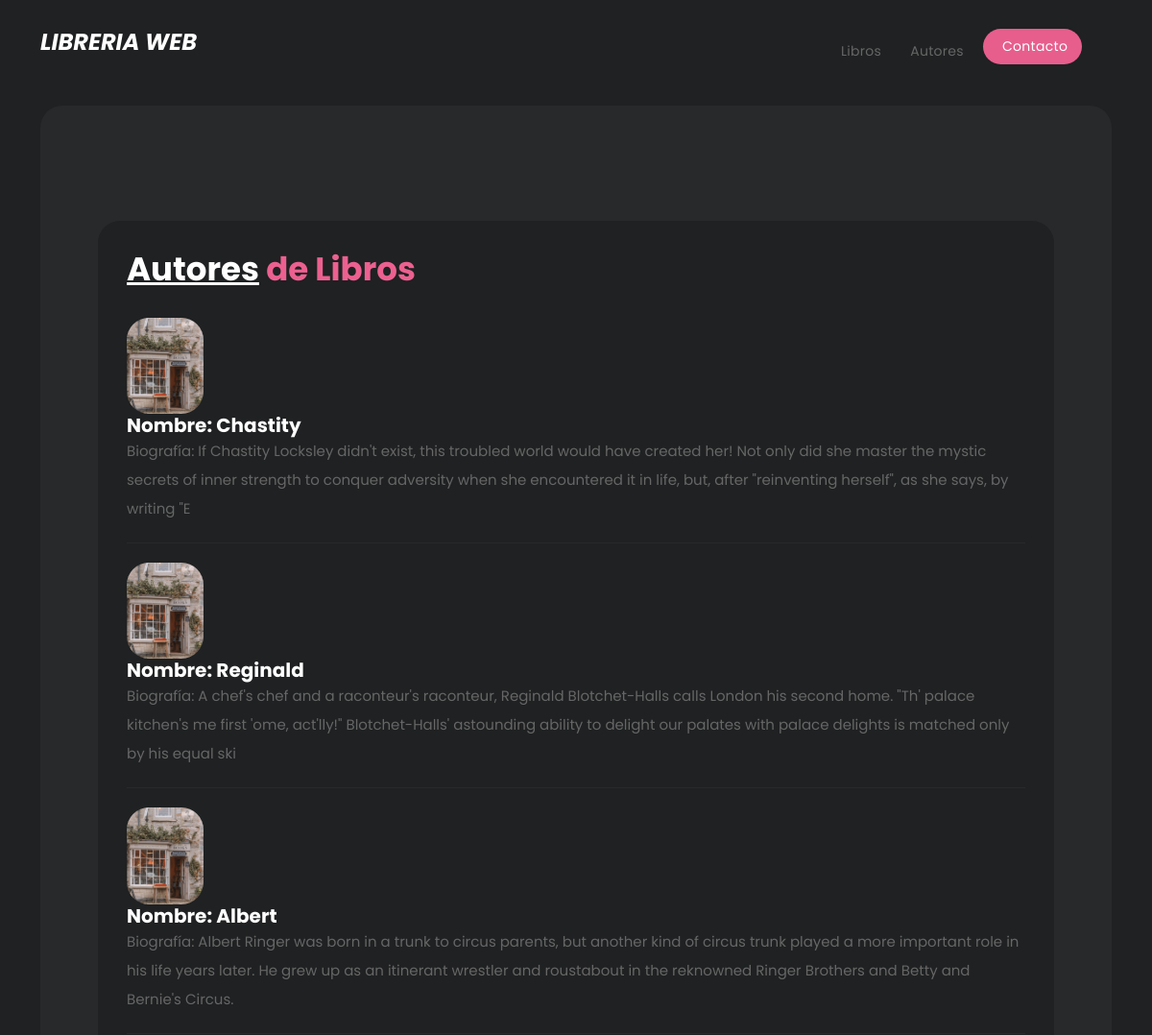
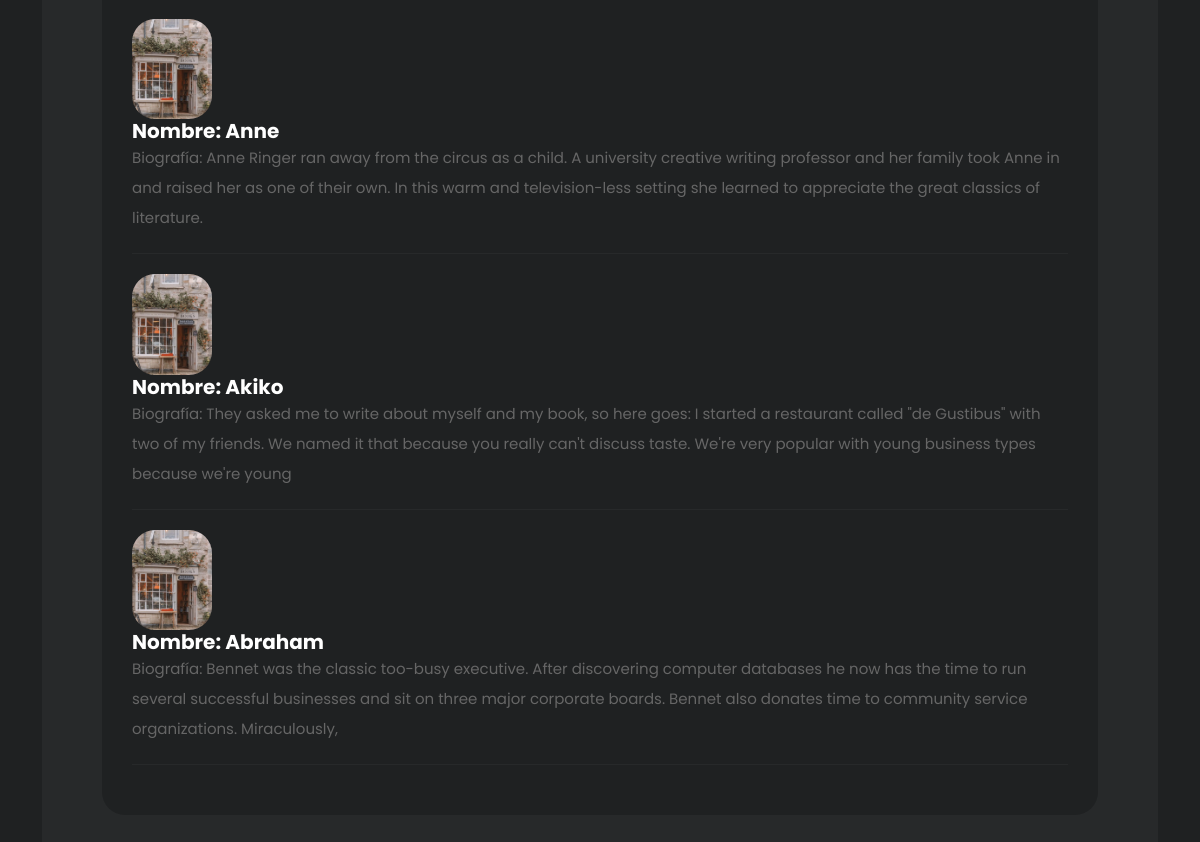
Screenshot of /autores.php with the database file from the repository (2 pictures, top to bottom).
### tables this page shows
CREATE TABLE IF NOT EXISTS `autores` (
  `id_autor` varchar(11) NOT NULL,
  `apellido` varchar(15) NOT NULL,
  `nombre` varchar(15) NOT NULL,
  `telefono` varchar(12) NOT NULL,
  `direccion` varchar(20) NOT NULL,
  `ciudad` varchar(15) NOT NULL,
  `estado` varchar(2) NOT NULL,
  `pais` varchar(3) NOT NULL,
  `cod_postal` int NOT NULL,
  PRIMARY KEY (`id_autor`)
);

CREATE TABLE IF NOT EXISTS `biografias` (
  `id_autor` varchar(11) NOT NULL,
  `biografia` varchar(255) NOT NULL,
  PRIMARY KEY (`id_autor`)
);

### autores.php (the view, shortened to what this page needs)
<?php
   include ('conectar/conexion.php');
?>
<!DOCTYPE html>
<html lang="es">
  <head>
    <link href="vendor/bootstrap/css/bootstrap.min.css" rel="stylesheet">
    <link rel="stylesheet" href="assets/css/fontawesome.css">
    <link rel="stylesheet" href="assets/css/templatemo-cyborg-gaming.css">
    <link rel="stylesheet" href="assets/css/owl.css">
    <link rel="stylesheet" href="assets/css/animate.css">
    <link rel="stylesheet" href="https://unpkg.com/swiper@7/swiper-bundle.min.css"/>
  </head>
<body>
  <header class="header-area header-sticky">
    <div class="container">
        <div class="row">
            <div class="col-12">
                <nav class="main-nav">
                    <a href="index.php" class="logo">
                    <h4><em>LIBRERIA WEB</em></h4>
                    </a>
                    <ul class="nav">
                        <li><a href="libros.php">Libros</a></li>
                        <li><a href="autores.php">Autores</a></li>
                        <li><a href="contacto.php" class="active">Contacto<img src="assets/images/profile-header.jpg" alt=""></a></li>
                    </ul>
                </nav>
            </div>
        </div>
    </div>
  </header>
  <div class="container">
    <div class="row">
      <div class="col-lg-12">
        <div class="page-content">
          <div class="gaming-library">
            <div class="col-lg-12">
              <div class="heading-section">
                <h4><em>Autores</em> de Libros</h4>
              </div>
              <?php
                try {
                    $query = "SELECT autores.nombre, biografias.biografia
                              FROM autores
                              JOIN biografias ON autores.id_autor = biografias.id_autor";
                    $stmt = $pdo->query($query);
                    if ($stmt->rowCount() > 0):
                        while ($row = $stmt->fetch(PDO::FETCH_ASSOC)): ?>
                            <div class="item"> <img src="assets/images/libreria.jpeg" alt=""
                            class="templatemo-item">
                            <div> <h5>Nombre: <?php echo htmlspecialchars($row['nombre']); ?></h5>
                            <p>Biografía: <?php echo htmlspecialchars($row['biografia']); ?></p>
                          </div>
                        </div>
                        <?php endwhile;
                    else: ?>
                        <p>No se encontraron registros.</p>
                    <?php endif;
                } catch (PDOException $e) {
                    echo "<p>Error al realizar la consulta: " . $e->getMessage() . "</p>";
                }
              ?>
            </div>
          </div>
        </div>
      </div>
    </div>
  </div>
</body>
</html>

### assets/css/templatemo-cyborg-gaming.css (style rules this page uses)
html, body, div, span, applet, object, iframe, h1, h2, h3, h4, h5, h6, p, blockquote, div pre, a, abbr, acronym, address, big, cite, code, del, dfn, em, font, img, ins, kbd, q, s, samp, small, strike, strong, sub, sup, tt, var, b, u, i, center, dl, dt, dd, ol, ul, li, figure, header, nav, section, article, aside, footer, figcaption { margin: 0; padding: 0; border: 0; outline: 0; }
ul, li { padding: 0; margin: 0; list-style: none; }
header, nav, section, article, aside, footer, hgroup { display: block; }
* { box-sizing: border-box; }
html, body { font-family: 'Poppins', sans-serif; font-weight: 400; background-color: #1e1e1e; font-size: 16px; -ms-text-size-adjust: 100%; -webkit-font-smoothing: antialiased; -moz-osx-font-smoothing: grayscale; }
a { color: #CCC; text-decoration: none !important; }
h1, h2, h3, h4, h5, h6 { margin-top: 0px; margin-bottom: 0px; color: #fff; font-weight: 700; }
ul { margin-bottom: 0px; }
p { font-size: 15px; line-height: 30px; color: #fff; }
img { width: 100%; overflow: hidden; }
html, body { background: #1f2122; font-family: 'Poppins', sans-serif; }
body .page-content { margin-top: 110px; background-color: #27292a; padding: 60px; border-radius: 23px; }
p { font-size: 15px; color: #666; line-height: 30px; margin-bottom: 0px; }
.templatemo-item { max-width: 80px; border-radius: 23px; }
.heading-section h4 { color: #ec6090; font-size: 34px; text-decoration: none; margin-bottom: 30px; }
.heading-section h4 em { color: #fff; font-style: normal; text-decoration: underline; }
.header-area { background-color: transparent; position: absolute; height: 70px; top: 15px; left: 0; right: 0; z-index: 100; -webkit-transition: all .5s ease 0s; -moz-transition: all .5s ease 0s; -o-transition: all .5s ease 0s; transition: all .5s ease 0s; }
.header-area .main-nav { min-height: 80px; background: transparent; display: flex; padding: 15px 0px; border-radius: 50px; }
.header-area .main-nav .logo { border-right: 1px solid #27292a; flex-basis: 25%; margin-right: 5%; -webkit-transition: all 0.3s ease 0s; -moz-transition: all 0.3s ease 0s; -o-transition: all 0.3s ease 0s; transition: all 0.3s ease 0s; }
.header-area .main-nav .nav { display: inline-flex; flex-basis: 70%; justify-content: flex-end; vertical-align: middle; text-align: right; margin-top: 0px; margin-right: 0px; -webkit-transition: all 0.3s ease 0s; -moz-transition: all 0.3s ease 0s; -o-transition: all 0.3s ease 0s; transition: all 0.3s ease 0s; position: relative; z-index: 999; }
.header-area .main-nav .nav li { padding-left: 10px; padding-right: 10px; display: inline-block; }
.header-area .main-nav .nav li a { display: block; font-weight: 400; font-size: 14px; text-transform: capitalize; color: #666; -webkit-transition: all 0.3s ease 0s; -moz-transition: all 0.3s ease 0s; -o-transition: all 0.3s ease 0s; transition: all 0.3s ease 0s; border: transparent; padding: 13px 10px; border-radius: 18px; letter-spacing: .3px; }
.header-area .main-nav .nav li:last-child a { background-color: #27292a; padding: 8px 10px 8px 20px; border-radius: 23px; }
.header-area .main-nav .nav li:hover a, .header-area .main-nav .nav li a.active { color: #e75e8d !important; }
.header-area .main-nav .nav li:last-child:hover a, .header-area .main-nav .nav li:last-child a.active { color: #fff !important; background-color: #e75e8d !important; }
.header-area.header-sticky { min-height: 70px; }
.header-area.header-sticky .nav li a.active { color: #fff; }
@media (max-width: 1200px) { .header-area .main-nav .nav li { padding-left: 10px; padding-right: 10px; } }
@media (max-width: 1200px) { .header-area .main-nav:before { display: none; } }
.gaming-library { margin-top: 60px; padding: 30px; background-color: #1f2122; border-radius: 23px; }
.gaming-library .item { border-bottom: 1px solid #27292a; margin-bottom: 20px; padding-bottom: 20px; }
body { overflow-x: hidden; }
@media (max-width: 1200px) { .header-area .main-nav .nav li { padding-right: 5px; padding-left: 5px; } }
@media (max-width: 1200px) { .header-area .main-nav .logo { margin-right: 30px; border-right: none; } }

### rows the page displays
autores: nombre "Chastity", biografias.biografia "If Chastity Locksley didn't exist, this troubled world would have created her! Not only did she master the mystic secrets of inner strength to conquer adversity when she encountered it in life, but, after \"reinventing herself\", as she says, by writing \"E"
autores: nombre "Reginald", biografias.biografia "A chef's chef and a raconteur's raconteur, Reginald Blotchet-Halls calls London his second home. \"Th' palace kitchen's me first 'ome, act'lly!\" Blotchet-Halls' astounding ability to delight our palates with palace delights is matched only by his equal ski"
autores: nombre "Albert", biografias.biografia "Albert Ringer was born in a trunk to circus parents, but another kind of circus trunk played a more important role in his life years later. He grew up as an itinerant wrestler and roustabout in the reknowned Ringer Brothers and Betty and Bernie's Circus."
autores: nombre "Anne", biografias.biografia "Anne Ringer ran away from the circus as a child. A university creative writing professor and her family took Anne in and raised her as one of their own. In this warm and television-less setting she learned to appreciate the great classics of literature."
autores: nombre "Akiko", biografias.biografia "They asked me to write about myself and my book, so here goes: I started a restaurant called \"de Gustibus\" with two of my friends. We named it that because you really can't discuss taste. We're very popular with young business types because we're young"
autores: nombre "Abraham", biografias.biografia "Bennet was the classic too-busy executive. After discovering computer databases he now has the time to run several successful businesses and sit on three major corporate boards. Bennet also donates time to community service organizations. Miraculously,"
